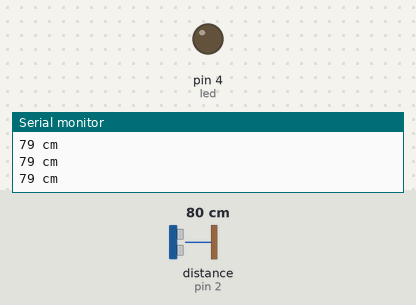
Bench run of a sketch on a simulated Arduino Uno, built with avr-gcc and run on an emulated ATmega328P. Parts: output pins drawn as LEDs (lit = HIGH), the last lines printed to the serial monitor. Wiring (inferred from the names in the program): ultrasonic range finder: trigger pin 3; echo pin 2. The test bench sets the inputs (shaded band); at power-on: distance to the obstacle (sensor on pin 2) 80 cm. The echo pulse lasts 58.3 µs per cm; pins used as bus, display or sensor lines are not drawn.

Above: at 1.3 s.
1.4 s: distance to the obstacle (sensor on pin 2) set to 10 cm
2.9 s: distance to the obstacle (sensor on pin 2) set to 7 cm
At 3.9 s:
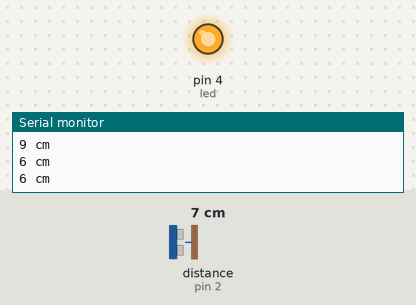
4.5 s: distance to the obstacle (sensor on pin 2) set to 9 cm
At 5.1 s:
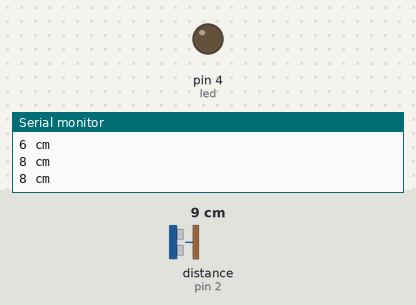
6.0 s: distance to the obstacle (sensor on pin 2) set to 2 cm
At 6.4 s:
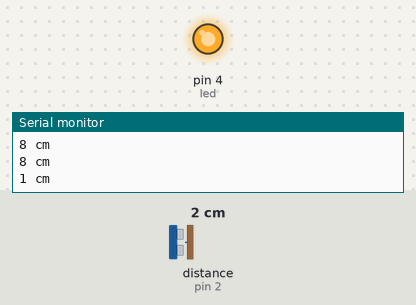
Timing chart, 0 to 8.5 s (numbered marks = the images above; inputs shaded):
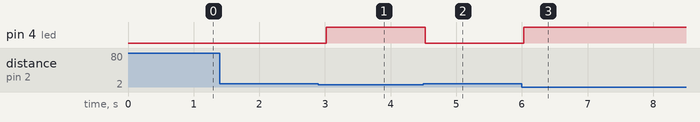

The sketch:

UltrasonicSensor.ino
```cpp
#define trigPin 3

#define echoPin 2

#define led 4

void setup()

{ Serial.begin (9600);

pinMode(trigPin, OUTPUT);

pinMode(echoPin, INPUT);

pinMode(led, OUTPUT);

}

void loop()

{ long duration, distance;

digitalWrite(trigPin, LOW);

delayMicroseconds(2);

digitalWrite(trigPin, HIGH);

delayMicroseconds(10);

digitalWrite(trigPin, LOW);

duration = pulseIn(echoPin, HIGH);

distance = (duration/2) / 29.1;

if (distance < 8)

{ digitalWrite(led,HIGH);

}

else {

digitalWrite(led,LOW);

}

Serial.print(distance);

Serial.println(" cm");

delay(500);

}
```

Measured:
- the behaviour switches between 9 and 8 cm on distance to the obstacle (sensor on pin 2) (found by bisection; images 0 and 1)
- after the input at 2.9 s, pin 4 (led): LOW → HIGH after 0.12 s
- after the input at 4.5 s, pin 4 (led): HIGH → LOW at once
- after the input at 6.0 s, pin 4 (led): LOW → HIGH at once
